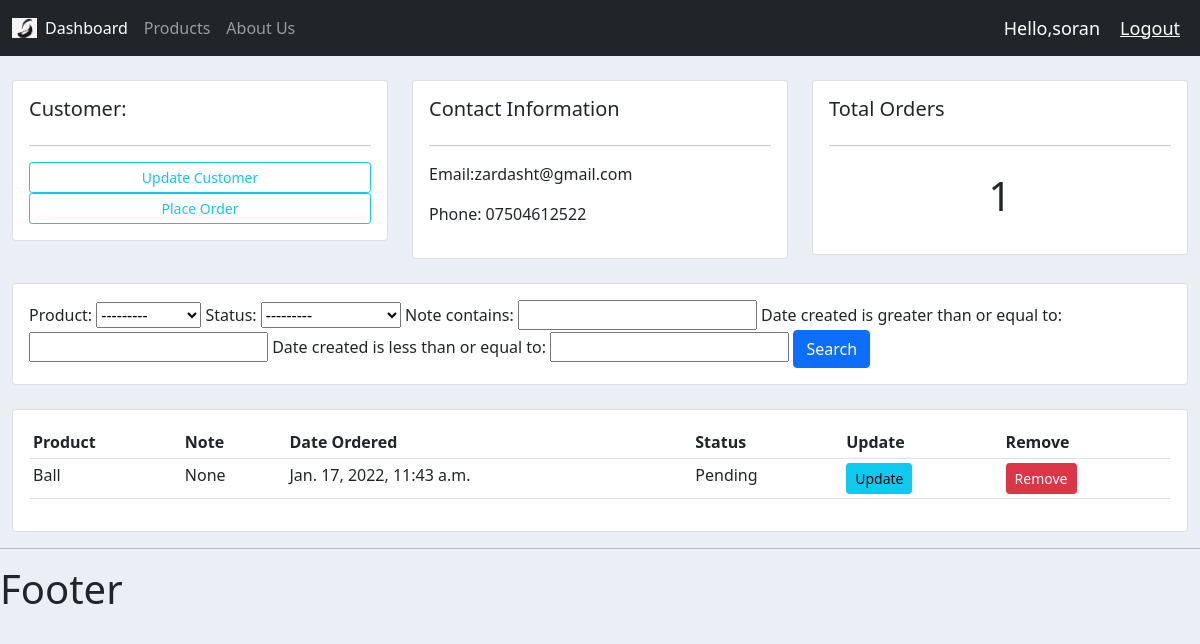
The page /customer/2/ (signed in) on the database its author committed.
### accounts/models.py (models this page shows, shortened)
class Customer(models.Model):
    name = models.CharField(max_length=200, null=True)
    phone = models.CharField(max_length=200, null=True)
    email = models.CharField(max_length=200, null=True)
    date_crated = models.DateTimeField(auto_now_add=True, null=True)

class Order(models.Model):
    STATUS = (
        ('Pending', 'Pending'),
        ('Out for delivery', 'Out for delivery'),
        ('Delivered', 'Delivered')
    )
    customer = models.ForeignKey(Customer, null=True, on_delete=models.SET_NULL)
    product = models.ForeignKey(Product, null=True, on_delete=models.SET_NULL)
    date_created = models.DateTimeField(auto_now_add=True, null=True)
    status = models.CharField(max_length=200, null=True, choices=STATUS)
    note = models.CharField(max_length=1000, null=True)

class Product(models.Model):
    CATEGORY = (
        ('Indoor', 'Indoor'),
        ('Out Door', 'Out Door'),
    )
    name = models.CharField(max_length=200, null=True)
    price = models.FloatField(null=True)
    category = models.CharField(max_length=200, null=True, choices=CATEGORY)
    description = models.CharField(max_length=200, null=True, blank=True)
    date_created = models.DateTimeField(auto_now_add=True, null=True)
    tags = models.ManyToManyField(Tag)
    def __str__(self):
        return self.name

### accounts/views.py (the view)
# urls.py: path('customer/<str:pk_test>/', views.customer, name="customer"),
@login_required(login_url='login')
def customer(request, pk_test):
    customer = Customer.objects.get(id=pk_test)
    orders = customer.order_set.all()
    order_count = orders.count()
    myFiler = OrderFilter(request.GET, queryset=orders)
    orders = myFiler.qs
    context = {'customer': customer, 'orders': orders, 'order_count': order_count, 'myFilter': myFiler}
    return render(request, 'accounts/customer.html', context)

### accounts/templates/accounts/customer.html
{% extends 'accounts/main.html' %}
{% block content %}
    <br>
    <div class="row">
        <div class="col-md">
            <div class="card card-body">
                <h5>Customer:</h5>
                <hr>
                <a class="btn btn-outline-info  btn-sm btn-block" href="">Update Customer</a>
                <a class="btn btn-outline-info  btn-sm btn-block" href="{% url 'create_order' customer.id %}">Place
                    Order</a>
            </div>
        </div>
        <div class="col-md">
            <div class="card card-body">
                <h5>Contact Information</h5>
                <hr>
                <p>Email:{{ customer.email }} </p>
                <p>Phone: {{ customer.phone }}</p>
            </div>
        </div>
        <div class="col-md">
            <div class="card card-body">
                <h5>Total Orders</h5>
                <hr>
                <h1 style="text-align: center;padding: 10px">{{ order_count }}</h1>
            </div>
        </div>
    </div>
    <br>
    <div class="row">
        <div class="col">
            <div class="card card-body">
                <form method="get">
                    {{ myFilter.form }}
                    <button class="btn btn-primary" type="submit">Search</button>
                </form>
            </div>
        </div>
    </div>
    <br>
    <div class="row">
        <div class="col-md">
            <div class="card card-body">
                <table class="table table-sm">
                    <tr>
                        <th>Product</th>
                        <th>Note</th>
                        <th>Date Ordered</th>
                        <th>Status</th>
                        <th>Update</th>
                        <th>Remove</th>
                    </tr>
                    {% for order in orders %}
                        <tr>
                            <td> {{ order.product }}</td>
                            <td> {{ order.note }}</td>
                            <td> {{ order.date_created }}</td>
                            <td> {{ order.status }}</td>
                            <td><a class="btn btn-sm btn-info" href="{% url 'update_order' order.id %}">Update</a></td>
                            <td><a class="btn btn-sm btn-danger" href="{% url 'delete_order' order.id %}">Remove</a>
                            </td>
                        </tr>
                    {% endfor %}
                </table>
            </div>
        </div>
    </div>
{% endblock %}

### accounts/templates/accounts/navbar.html (shortened to what this page needs)
{% load static %}
<nav class="navbar navbar-expand-lg navbar-dark bg-dark">
    <div class="container-fluid">
        <img src="{% static 'images/logo-png.png' %}" width="25px">
        <div class="collapse navbar-collapse" id="navbarNavAltMarkup">
            <div class="navbar-nav">
                <a class="nav-link active" href="{% url 'home' %}">Dashboard</a>
                <a class="nav-link" href="{% url 'products' %}">Products</a>
                <a class="nav-link" href="{% url 'about' %}">About Us</a>
            </div>
        </div>
    </div>
    <span class="hello-msg">Hello,{{request.user}}</span>
    <span><a class="hello-msg" href="{% url 'logout' %}">Logout</a></span>
</nav>

### static/css/main.css (style rules this page uses)
body { background-color: #ebeff5; }

### accounts/templates/accounts/navbar.html (style rules this page uses)
.hello-msg { font-size: 18px; color: #fff; margin-right: 20px; }

### rows shown on the page
Customer: email "zardasht@gmail.com", phone "07504612522"
Order: product "Ball", note "None", date_created "Jan. 17, 2022, 11:43 a.m.", status "Pending"

### other values the page prints
{{ request.user }} "soran"
{{ order_count }} "1"
